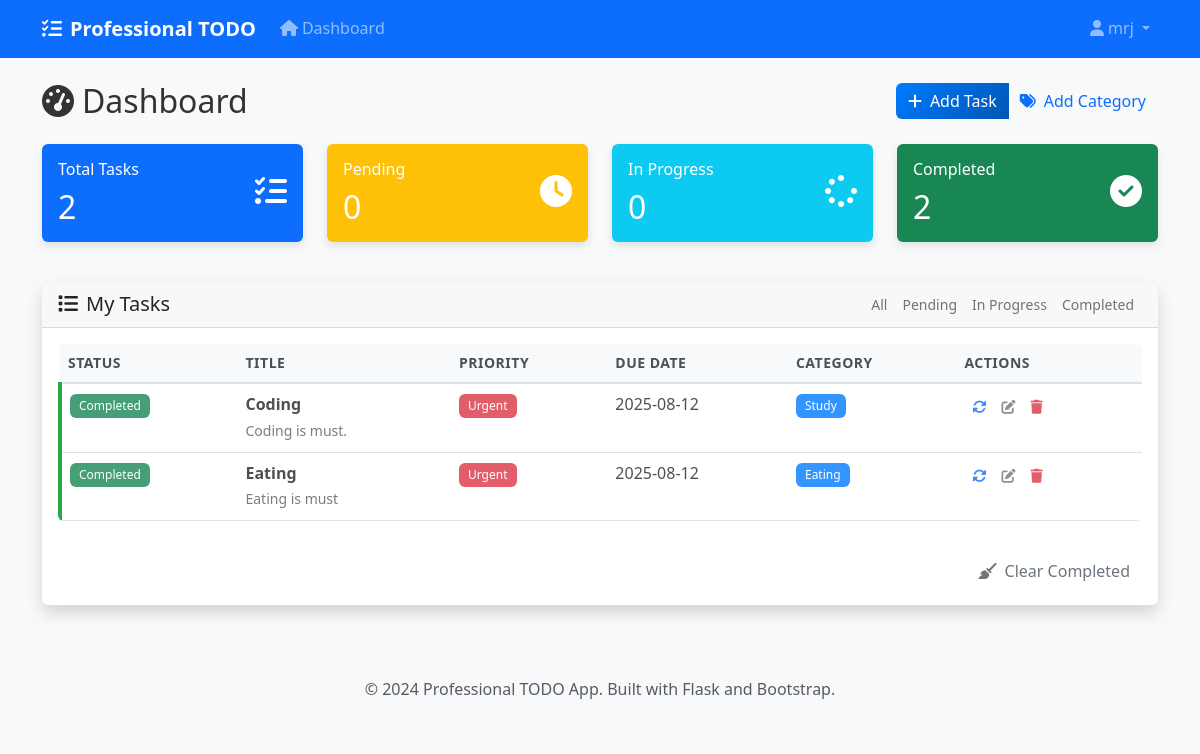
Screenshot of /tasks/dashboard (signed in) with the database file from the repository.
### app/models.py (models this page shows, shortened)
class User(UserMixin, db.Model):
    id = db.Column(db.Integer, primary_key=True)
    username = db.Column(db.String(80), unique=True, nullable=False)
    email = db.Column(db.String(120), unique=True, nullable=False)
    password_hash = db.Column(db.String(255), nullable=False)
    first_name = db.Column(db.String(50))
    last_name = db.Column(db.String(50))
    is_active = db.Column(db.Boolean, default=True)
    created_at = db.Column(db.DateTime, default=lambda: datetime.now(timezone.utc))
    last_login = db.Column(db.DateTime)
    tasks = db.relationship('Task', backref='user', lazy=True, cascade='all, delete-orphan')

class Task(db.Model):
    id = db.Column(db.Integer, primary_key=True)
    title = db.Column(db.String(200), nullable=False)
    description = db.Column(db.Text)
    status = db.Column(db.String(20), default='pending', nullable=False)
    priority = db.Column(db.String(20), default='medium', nullable=False)
    due_date = db.Column(db.DateTime)
    created_at = db.Column(db.DateTime, default=lambda: datetime.now(timezone.utc))
    updated_at = db.Column(db.DateTime, default=lambda: datetime.now(timezone.utc), onupdate=lambda: datetime.now(timezone.utc))
    completed_at = db.Column(db.DateTime)
    user_id = db.Column(db.Integer, db.ForeignKey('user.id'), nullable=False)
    category_id = db.Column(db.Integer, db.ForeignKey('task_category.id'), nullable=True)
    STATUS_CHOICES = ['pending', 'in_progress', 'completed', 'cancelled']
    PRIORITY_CHOICES = ['low', 'medium', 'high', 'urgent']

class TaskCategory(db.Model):
    id = db.Column(db.Integer, primary_key=True)
    name = db.Column(db.String(50), nullable=False)
    color = db.Column(db.String(7), default='#007bff')  # Hex color
    user_id = db.Column(db.Integer, db.ForeignKey('user.id'), nullable=False)
    created_at = db.Column(db.DateTime, default=datetime.utcnow)
    tasks = db.relationship('Task', backref='category', lazy=True)

### app/routes/tasks.py (the view)
@tasks_bp.route('/')
@tasks_bp.route('/dashboard')
@login_required
def dashboard():
    tasks = Task.query.filter_by(user_id=current_user.id).order_by(Task.created_at.desc()).all()
    total_tasks = len(tasks)
    pending_tasks = len([t for t in tasks if t.status == 'pending'])
    in_progress_tasks = len([t for t in tasks if t.status == 'in_progress'])
    completed_tasks = len([t for t in tasks if t.status == 'completed'])
    overdue_tasks = [
        t for t in tasks
        if t.due_date and t.due_date < datetime.utcnow() and t.status != 'completed'
    ]
    categories = TaskCategory.query.filter_by(user_id=current_user.id).all()
    return render_template(
        'tasks/dashboard.html',
        tasks=tasks,
        categories=categories,
        total_tasks=total_tasks,
        pending_tasks=pending_tasks,
        in_progress_tasks=in_progress_tasks,
        completed_tasks=completed_tasks,
        overdue_tasks=overdue_tasks,
        now=datetime.utcnow()  # naive UTC
    )

### app/models.py (called while the page is built)
@login_manager.user_loader
def load_user(user_id):
    return User.query.get(int(user_id))

### run.py (called while the page is built)
@app.context_processor
def inject_now():
    from datetime import datetime
    return {'now': datetime.utcnow()}

### app/templates/tasks/dashboard.html (shortened to what this page needs)
{% extends "base.html" %}
{% block content %}
<div class="row mb-4">
    <div class="col-12">
        <div class="d-flex justify-content-between align-items-center">
            <h1 class="h2 mb-0">
                <i class="fas fa-tachometer-alt me-2"></i>Dashboard
            </h1>
            <div class="btn-group" role="group">
                <button class="btn btn-primary" data-bs-toggle="modal" data-bs-target="#addTaskModal">
                    <i class="fas fa-plus me-2"></i>Add Task
                </button>
                <button class="btn btn-outline-primary" data-bs-toggle="modal" data-bs-target="#addCategoryModal">
                    <i class="fas fa-tags me-2"></i>Add Category
                </button>
            </div>
        </div>
    </div>
</div>
<div class="row mb-4">
    <div class="col-md-3 mb-3">
        <div class="card bg-primary text-white">
            <div class="card-body">
                <div class="d-flex justify-content-between">
                    <div>
                        <h6 class="card-title">Total Tasks</h6>
                        <h2 class="mb-0">{{ total_tasks }}</h2>
                    </div>
                    <div class="align-self-center">
                        <i class="fas fa-tasks fa-2x"></i>
                    </div>
                </div>
            </div>
        </div>
    </div>
    <div class="col-md-3 mb-3">
        <div class="card bg-warning text-white">
            <div class="card-body">
                <div class="d-flex justify-content-between">
                    <div>
                        <h6 class="card-title">Pending</h6>
                        <h2 class="mb-0">{{ pending_tasks }}</h2>
                    </div>
                    <div class="align-self-center">
                        <i class="fas fa-clock fa-2x"></i>
                    </div>
                </div>
            </div>
        </div>
    </div>
    <div class="col-md-3 mb-3">
        <div class="card bg-info text-white">
            <div class="card-body">
                <div class="d-flex justify-content-between">
                    <div>
                        <h6 class="card-title">In Progress</h6>
                        <h2 class="mb-0">{{ in_progress_tasks }}</h2>
                    </div>
                    <div class="align-self-center">
                        <i class="fas fa-spinner fa-2x"></i>
                    </div>
                </div>
            </div>
        </div>
    </div>
    <div class="col-md-3 mb-3">
        <div class="card bg-success text-white">
            <div class="card-body">
                <div class="d-flex justify-content-between">
                    <div>
                        <h6 class="card-title">Completed</h6>
                        <h2 class="mb-0">{{ completed_tasks }}</h2>
                    </div>
                    <div class="align-self-center">
                        <i class="fas fa-check-circle fa-2x"></i>
                    </div>
                </div>
            </div>
        </div>
    </div>
</div>
<div class="row">
    <div class="col-12">
        <div class="card shadow">
            <div class="card-header">
                <div class="d-flex justify-content-between align-items-center">
                    <h5 class="mb-0">
                        <i class="fas fa-list me-2"></i>My Tasks
                    </h5>
                    <div class="btn-group" role="group">
                        <button type="button" class="btn btn-outline-secondary btn-sm" onclick="filterTasks('all')">All</button>
                        <button type="button" class="btn btn-outline-secondary btn-sm" onclick="filterTasks('pending')">Pending</button>
                        <button type="button" class="btn btn-outline-secondary btn-sm" onclick="filterTasks('in_progress')">In Progress</button>
                        <button type="button" class="btn btn-outline-secondary btn-sm" onclick="filterTasks('completed')">Completed</button>
                    </div>
                </div>
            </div>
            <div class="card-body">
                {% if tasks %}
                <div class="table-responsive">
                    <table class="table table-hover">
                        <thead>
                            <tr>
                                <th>Status</th>
                                <th>Title</th>
                                <th>Priority</th>
                                <th>Due Date</th>
                                <th>Category</th>
                                <th>Actions</th>
                            </tr>
                        </thead>
                        <tbody>
                            {% for task in tasks %}
                            <tr class="task-row" data-status="{{ task.status }}">
                                <td>
                                    <span class="badge bg-{{ 'success' if task.status == 'completed' else 'warning' if task.status == 'pending' else 'info' }}">
                                        {{ task.status|title|replace('_', ' ') }}
                                    </span>
                                </td>
                                <td>
                                    <strong>{{ task.title }}</strong>
                                    {% if task.description %}
                                    <br><small class="text-muted">{{ task.description[:50] }}{% if task.description|length > 50 %}...{% endif %}</small>
                                    {% endif %}
                                </td>
                                <td>
                                    <span class="badge bg-{{ 'danger' if task.priority == 'urgent' else 'warning' if task.priority == 'high' else 'info' if task.priority == 'medium' else 'secondary' }}">
                                        {{ task.priority|title }}
                                    </span>
                                </td>
                                <td>
                                    {% if task.due_date %}
                                        {% if task.due_date < now and task.status != 'completed' %}
                                            <span class="text-danger">
                                                <i class="fas fa-exclamation-triangle me-1"></i>{{ task.due_date.strftime('%Y-%m-%d') }}
                                            </span>
                                        {% else %}
                                            {{ task.due_date.strftime('%Y-%m-%d') }}
                                        {% endif %}
                                    {% else %}
                                        <span class="text-muted">No due date</span>
                                    {% endif %}
                                </td>
                                <td>
                                    {% if task.category %}
                                        <span class="badge" style="background-color: {{ task.category.color }}; color: white;">
                                            {{ task.category.name }}
                                        </span>
                                    {% else %}
                                        <span class="text-muted">No category</span>
                                    {% endif %}
                                </td>
                                <td>
                                    <div class="btn-group btn-group-sm" role="group">
                                        <button class="btn btn-outline-primary" onclick="toggleTask({{ task.id }})">
                                            <i class="fas fa-sync-alt"></i>
                                        </button>
                                        <a href="{{ url_for('tasks.edit_task', task_id=task.id) }}" class="btn btn-outline-secondary">
                                            <i class="fas fa-edit"></i>
                                        </a>
                                        <button class="btn btn-outline-danger" onclick="deleteTask({{ task.id }})">
                                            <i class="fas fa-trash"></i>
                                        </button>
                                    </div>
                                </td>
                            </tr>
                            {% endfor %}
                        </tbody>
                    </table>
                </div>
                <div class="text-end mt-3">
                    <form method="POST" action="{{ url_for('tasks.clear_completed') }}" style="display: inline;">
                        <button type="submit" class="btn btn-outline-secondary" onclick="return confirm('Are you sure you want to clear all completed tasks?')">
                            <i class="fas fa-broom me-2"></i>Clear Completed
                        </button>
                    </form>
                </div>
                {% endif %}
            </div>
        </div>
    </div>
</div>
{% endblock %}

### app/templates/base.html (shortened to what this page needs)
<!DOCTYPE html>
<html lang="en">
<head>
    <link href="https://cdn.jsdelivr.net/npm/bootstrap@5.3.0/dist/css/bootstrap.min.css" rel="stylesheet">
    <link rel="stylesheet" href="https://cdnjs.cloudflare.com/ajax/libs/font-awesome/6.4.0/css/all.min.css">
    <link rel="stylesheet" href="{{ url_for('static', filename='css/style.css') }}">
</head>
<body>
    {% if current_user.is_authenticated %}
    <nav class="navbar navbar-expand-lg navbar-dark bg-primary">
        <div class="container">
            <a class="navbar-brand" href="{{ url_for('tasks.dashboard') }}">
                <i class="fas fa-tasks me-2"></i>Professional TODO
            </a>
            <div class="collapse navbar-collapse" id="navbarNav">
                <ul class="navbar-nav me-auto">
                    <li class="nav-item">
                        <a class="nav-link" href="{{ url_for('tasks.dashboard') }}">
                            <i class="fas fa-home me-1"></i>Dashboard
                        </a>
                    </li>
                </ul>
                <ul class="navbar-nav">
                    <li class="nav-item dropdown">
                        <a class="nav-link dropdown-toggle" href="#" id="navbarDropdown" role="button" data-bs-toggle="dropdown">
                            <i class="fas fa-user me-1"></i>{{ current_user.username }}
                        </a>
                    </li>
                </ul>
            </div>
        </div>
    </nav>
    {% endif %}
    <main class="container my-4">
        {% block content %}{% endblock %}
    </main>
    <footer class="bg-light py-4 mt-5">
        <div class="container text-center">
            <p class="text-muted mb-0">
                &copy; 2024 Professional TODO App. Built with Flask and Bootstrap.
            </p>
        </div>
    </footer>
</body>
</html>

### app/static/css/style.css (style rules this page uses)
:root { --primary-color: #007bff; --secondary-color: #6c757d; --success-color: #28a745; --danger-color: #dc3545; --warning-color: #ffc107; --info-color: #17a2b8; --light-color: #f8f9fa; --dark-color: #343a40; --border-radius: 0.375rem; --box-shadow: 0 0.125rem 0.25rem rgba(0, 0, 0, 0.075); --transition: all 0.15s ease-in-out; }
body { font-family: 'Segoe UI', Tahoma, Geneva, Verdana, sans-serif; background-color: #f8f9fa; color: #333; line-height: 1.6; }
.navbar-brand { font-weight: 600; font-size: 1.25rem; }
.navbar-nav .nav-link { font-weight: 500; transition: var(--transition); }
.card { border: none; border-radius: var(--border-radius); box-shadow: var(--box-shadow); transition: var(--transition); }
.card-header { border-bottom: 1px solid rgba(0, 0, 0, 0.125); font-weight: 600; }
.card.bg-primary, .card.bg-success, .card.bg-warning, .card.bg-info { border: none; box-shadow: 0 0.25rem 0.5rem rgba(0, 0, 0, 0.1); }
.btn { border-radius: var(--border-radius); font-weight: 500; transition: var(--transition); border: none; }
.btn-primary { background: linear-gradient(135deg, #007bff, #0056b3); }
.table { border-radius: var(--border-radius); overflow: hidden; }
.table thead th { background-color: #f8f9fa; border-bottom: 2px solid #dee2e6; font-weight: 600; color: #495057; text-transform: uppercase; font-size: 0.875rem; letter-spacing: 0.5px; }
.table tbody tr { transition: var(--transition); }
.badge { font-weight: 500; padding: 0.5em 0.75em; border-radius: 0.375rem; }
.task-row[data-status="completed"] { border-left: 4px solid var(--success-color); opacity: 0.8; }

### rows the page displays
User: username "mrj"
Task: status "Completed", title "Coding", description "Coding is must.", priority "Urgent", due_date "2025-08-12", category.name "Study"
Task: status "Completed", title "Eating", description "Eating is must", priority "Urgent", due_date "2025-08-12", category.name "Eating"

### other values shown
{{ total_tasks }} "2"
{{ pending_tasks }} "0"
{{ in_progress_tasks }} "0"
{{ completed_tasks }} "2"
